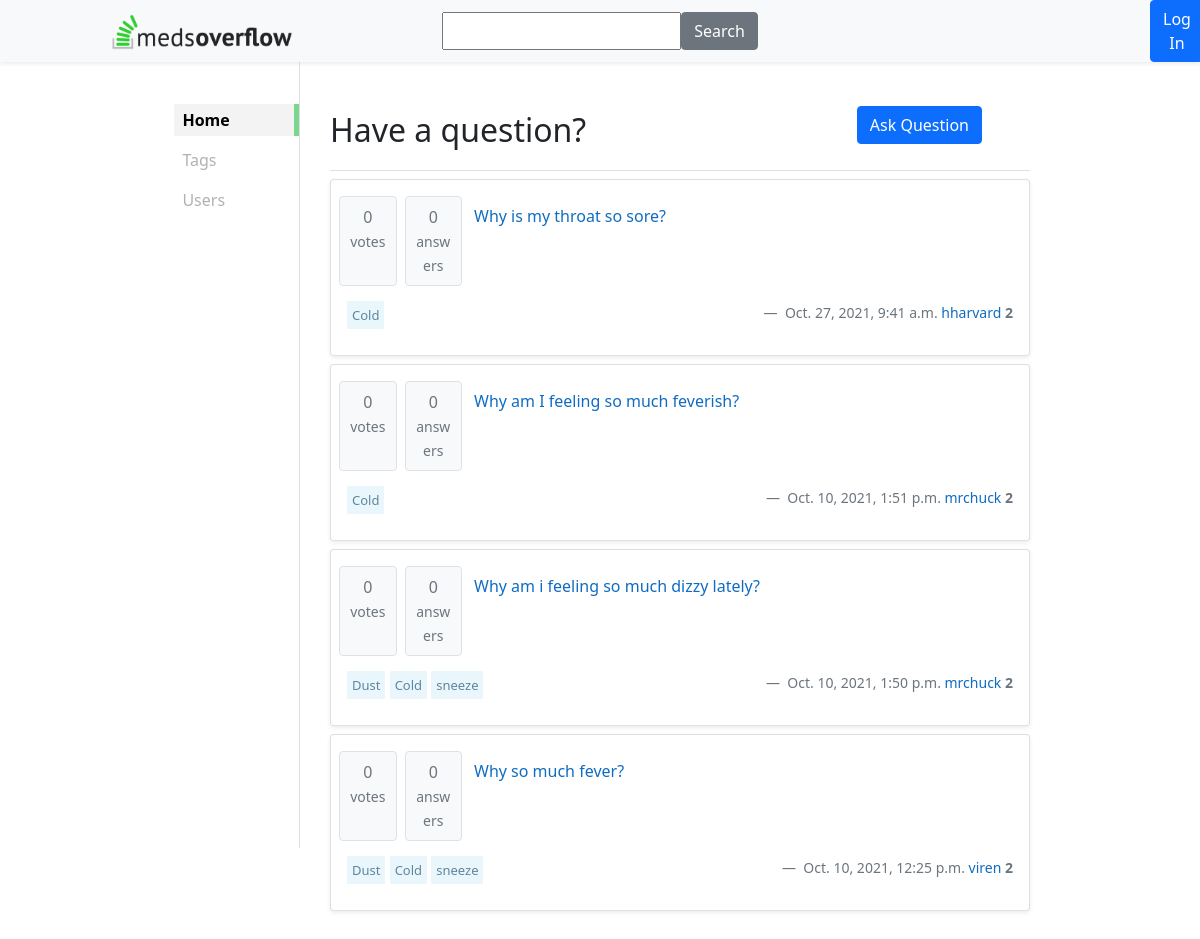
The page / on the database its author committed.
### mainframe/models.py (models this page shows, shortened)
class Question(models.Model):
    title = models.CharField(max_length=200)
    description = models.CharField(max_length=1000)
    upvotes = models.IntegerField(default=0)
    downvotes = models.IntegerField(default=0)
    created_at = models.DateTimeField(auto_now=True, editable=False)
    made_by = models.ForeignKey(User, on_delete=models.CASCADE)
    tags = models.ManyToManyField(Tag)
    answerCount = models.IntegerField(default=0)
    @property
    def votes(self):
        return self.upvotes - self.downvotes
    @property
    def upvotes(self):
        return UpvoteQ.objects.filter(question = self.id).count()
    @property
    def downvotes(self):
        return DownvoteQ.objects.filter(question = self.id).count()

class Tag(models.Model):
    tagName = models.CharField(max_length=30)
    def __str__(self):
        return self.tagName

class User(models.Model):
    user = models.OneToOneField(authUser, on_delete=models.CASCADE)
    username = models.CharField(max_length=30, unique=True)
    first_name = models.CharField(max_length=30, null=True)
    last_name = models.CharField(max_length=50, null=True)
    email_id = models.EmailField(unique=True)
    country = models.CharField(max_length=50, null=True)
    rating = models.IntegerField(default=2)
    joined_on = models.DateTimeField(auto_now=True)
    USERNAME_FIELD = 'username'
    roles = models.ManyToManyField(Role)
    def __str__(self):
        return self.user.username

### mainframe/views.py (the view)
# urls.py: 2. Add a URL to urlpatterns:  path('', Home.as_view(), name='home')
class Home(TemplateView):
    def getUser(self, request):
        if request.user.is_authenticated:
            usr = request.user
            myuser = User.objects.get(username = usr.username)
            return myuser
        return
    def get(self, request):
        isLoggedIn = False
        if request.user.is_authenticated:
            usr = request.user
            isLoggedIn = True
        questions = Question.objects.all().order_by('-created_at')
        myFilter = QuestionFilter(request.GET, queryset=questions)
        questions = myFilter.qs
        myuser = self.getUser(request)
        context = {'questions': questions, 'isLoggedIn' : isLoggedIn, 'myuser' : myuser, 'myFilter' : myFilter}
        return render(request, 'main_feed.html', context)

### mainframe/templates/main_feed.html
{% extends 'main.html' %}
{% block mainFeed %}
{% for q in questions %}
    <div class="card my-2 border-bottom shadow-sm">
        <div class="card-body row">
            <p class="col-1 mx-1 border rounded text-center p-2 bg-light text-secondary">{{ q.votes }}<br><span class="small">votes</span></p>
            <p class="col-1 mx-1 border rounded text-center p-2 bg-light text-secondary">{{ q.upvotes }}<br><span class="small">answers</span></p>
            <a href="{% url 'mainframe:question' q.id %}" class="col-9 p-2">{{ q.title }}</a>
            <div class="col-7">
                {% for t in q.tags.all %}
                <a href="{% url 'mainframe:tagFilter' t.id %}" class="tag my-1">{{ t }}</a>
                {% endfor %}
            </div>
            <div class="col-5 text-end blockquote-footer">
                <span class="text-secondary font-weight-light">{{ q.created_at }}</span>
                <a href="{% url 'mainframe:profile' q.made_by.id %}">{{ q.made_by }}</a>
                <b class="text-secondary">{{ q.made_by.rating }}</b>
            </div>
        </div>
    </div>
{% endfor %}
{% endblock mainFeed %}

### static/css/main.css (style rules this page uses)
body { font-family: 'Tangerine', serif; font-size: 48px; }
.card a { text-decoration: none; color: #0F6CC2; }
.tag { border-radius: 1px; font-size: small; background-color: #e9f6fc; color: #5d869e !important; padding: 5px; }
a { text-decoration: none !important; }

### rows shown on the page
Question: votes "0", upvotes "0", title "Why is my throat so sore?", created_at "Oct. 27, 2021, 9:41 a.m.", made_by "hharvard", made_by.rating "2"
Tag: tagName "Cold"
Question: votes "0", upvotes "0", title "Why am I feeling so much feverish?", created_at "Oct. 10, 2021, 1:51 p.m.", made_by "mrchuck", made_by.rating "2"
Question: votes "0", upvotes "0", title "Why am i feeling so much dizzy lately?", created_at "Oct. 10, 2021, 1:50 p.m.", made_by "mrchuck", made_by.rating "2"
Tag: tagName "Dust"
Tag: tagName "sneeze"
Question: votes "0", upvotes "0", title "Why so much fever?", created_at "Oct. 10, 2021, 12:25 p.m.", made_by "viren", made_by.rating "2"
